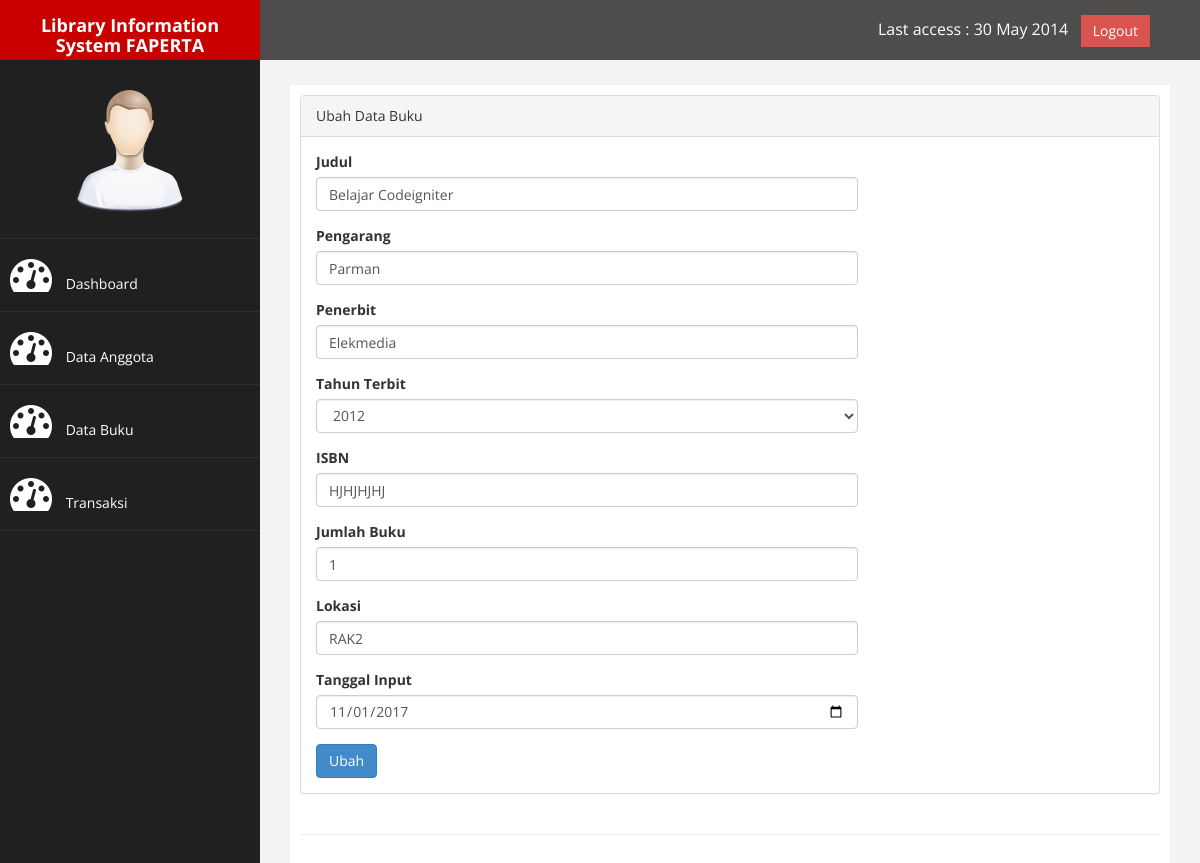
/?page=buku&aksi=ubah_buku&id=2, run on the app's committed database.
### tables this page shows
CREATE TABLE `tb_buku` (
  `id` int(9) NOT NULL,
  `judul` varchar(200) NOT NULL,
  `pengarang` varchar(200) DEFAULT NULL,
  `penerbit` varchar(100) DEFAULT NULL,
  `tahun_terbit` varchar(4) DEFAULT NULL,
  `isbn` varchar(25) DEFAULT NULL,
  `jumlah_buku` int(3) NOT NULL,
  `lokasi` varchar(15) NOT NULL,
  `tgl_input` date NOT NULL
);

### page/buku/ubah_buku.php (the view, shortened to what this page needs)
<?php
    $id = $_GET['id'];
    $sql = mysqli_query($conn, "select * from tb_buku where id='$id'");
    $tampil = mysqli_fetch_assoc($sql);
?>
<div class="row">
    <div class="col-md-12">
        <div class="panel panel-default">
            <div class="panel-heading">
                Ubah Data Buku
            </div>
            <div class="panel-body">
                <div class="row">
                    <div class="col-md-8">
                        <form method="post">
                            <div class="form-group">
                                <label>Judul</label>
                                <input class="form-control" type="text" name="judul" value="<?php echo $tampil['judul']?> " style="text-transform: capitalize" required/>
                            </div>
                            <div class="form-group">
                                <label>Pengarang</label>
                                <input class="form-control" type="text" name="pengarang" value="<?php echo $tampil['pengarang']?> " style="text-transform: capitalize"/>
                            </div>
                            <div class="form-group">
                                <label>Penerbit</label>
                                <input class="form-control" type="text" name="penerbit" value="<?php echo $tampil['penerbit']?> " style="text-transform: capitalize"/>
                            </div>
                            <div class="form-group">
                                <label>Tahun Terbit</label>
                                <select class="form-control" name="tahun_terbit">
                                    <?php
                                    $tahun_terbit = $tampil['tahun_terbit'];
                                    $tahun = date("Y");
                                    for ($i=$tahun; $i>=$tahun-117; $i--){
                                        if ($i == $tahun_terbit)
                                            echo '<option value="'.$i.'" selected>'.$i.'</option>';
                                        else
                                            echo '<option value="'.$i.'">'.$i.'</option>';
                                    }
                                    ?>
                                </select>
                            </div>
                            <div class="form-group">
                                <label>ISBN</label>
                                <input class="form-control" type="text" name="isbn" value="<?php echo $tampil['isbn']?> " style="text-transform: uppercase"/>
                            </div>
                            <div class="form-group">
                                <label>Jumlah Buku</label>
                                <input class="form-control" type="number" name="jumlah_buku" value="1" value="<?php echo $tampil['jumlah_buku']?> " required/>
                            </div>
                            <div class="form-group">
                                <label>Lokasi</label>
                                <input class="form-control" type="text" name="lokasi" value="<?php echo $tampil['lokasi']?> " style="text-transform: uppercase" required/>
                            </div>
                            <div class="form-group">
                                <label>Tanggal Input</label>
                                <input class="form-control" type="date" name="tgl_input" value="<?php echo $tampil['tgl_input']?>" required/>
                            </div>
                            <button type="submit" class="btn btn-primary" name="ubah">Ubah</button>
                        </form>
                    </div>
                </div>
            </div>
        </div>
    </div>
</div>

### assets/css/custom.css (style rules this page uses)
body { font-family: 'Open Sans', sans-serif; }

### data on the page
tb_buku: judul "belajar codeigniter", pengarang "parman", penerbit "elekmedia", tahun_terbit "2012", isbn "hjhjhjhj", jumlah_buku "1", lokasi "rak2", tgl_input "11/01/2017"
